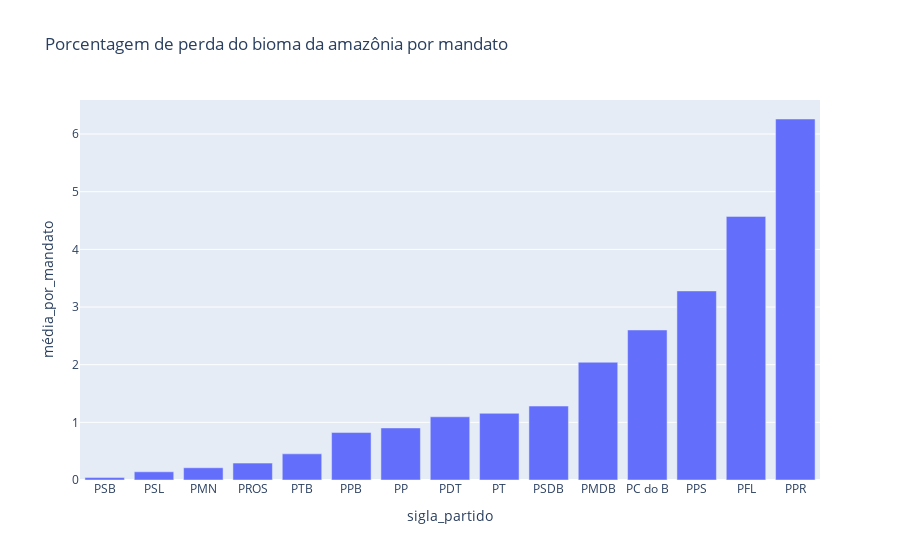

Notebook code cell kept with this figure:
### Markdown cell above
<h3> Queremos mostrar um gráfico de barras com as informações de quais são os partidos que mais permitem a perda da biodiversidade

### Code cell
fig = px.bar(mptd, y='média_por_mandato', x='sigla_partido' ,title='Porcentagem de perda do bioma da amazônia por mandato')
fig.update_traces(texttemplate='%{text:.2s}', textposition='outside')
fig.update_layout(uniformtext_minsize=8, uniformtext_mode='hide')
fig.show()

### Figure 1 — Plotly figure (JSON) as saved in the notebook; plotly's stock layout.template omitted (floating-point values rounded to 4 significant figures)
{"data": [{"alignmentgroup": "True", "hovertemplate": "sigla_partido=%{x}<br>média_por_mandato=%{y}<extra></extra>", "legendgroup": "", "marker": {"color": "#636efa"}, "name": "", "offsetgroup": "", "orientation": "v", "showlegend": false, "textposition": "outside", "texttemplate": "%{text:.2s}", "type": "bar", "x": ["PSB", "PSL", "PMN", "PROS", "PTB", "PPB", "PP", "PDT", "PT", "PSDB", "PMDB", "PC do B", "PPS", "PFL", "PPR"], "xaxis": "x", "y": [0.04216, 0.1425, 0.2121, 0.2927, 0.4532, 0.8228, 0.9028, 1.096, 1.156, 1.282, 2.042, 2.602, 3.279, 4.572, 6.261], "yaxis": "y"}], "layout": {"barmode": "relative", "legend": {"tracegroupgap": 0}, "title": {"text": "Porcentagem de perda do bioma da amazônia por mandato"}, "uniformtext": {"minsize": 8, "mode": "hide"}, "xaxis": {"anchor": "y", "domain": [0, 1], "title": {"text": "sigla_partido"}}, "yaxis": {"anchor": "x", "domain": [0, 1], "title": {"text": "média_por_mandato"}}}}
